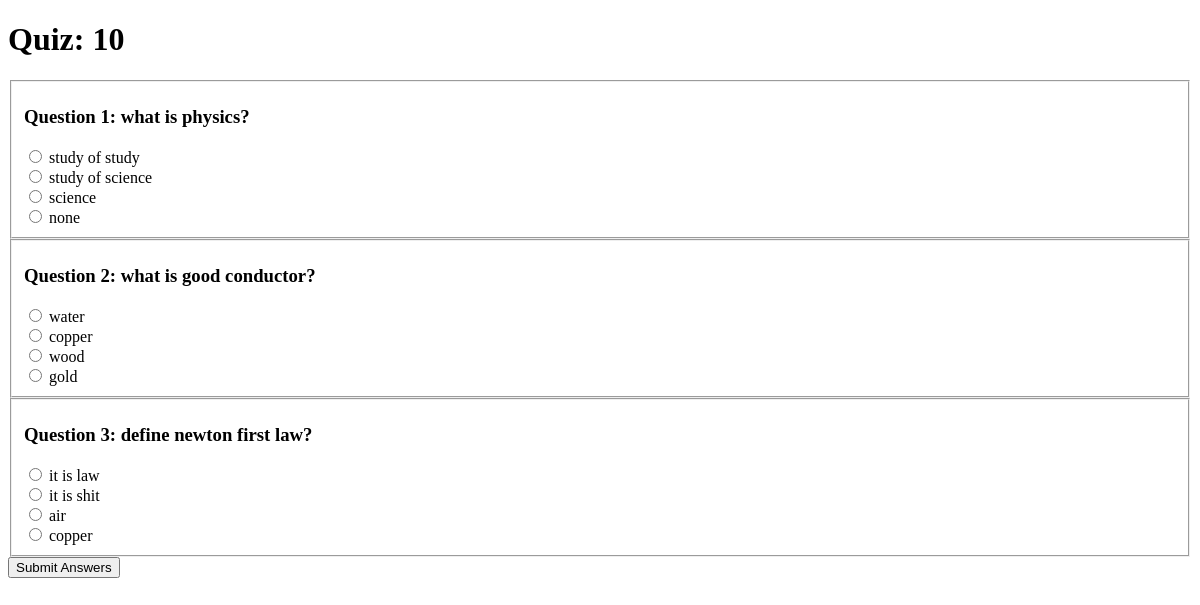
Page /start_quiz/1/1 on the earlier database version.
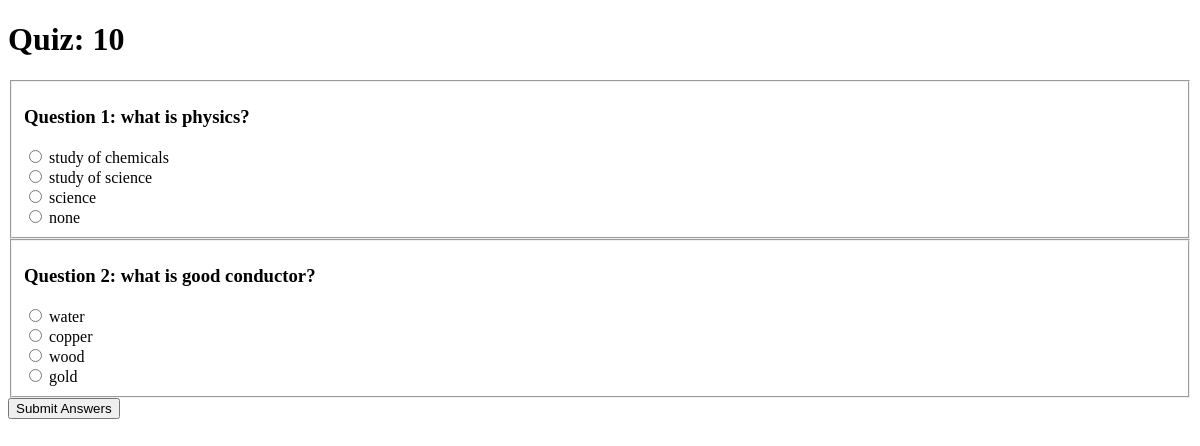
Same page on the later database version.
### models.py (models this page shows)
class Question(db.Model):
    id = db.Column(db.Integer, primary_key = True)
    quiz_id = db.Column (db.Integer , db.ForeignKey("quiz.id"), nullable = False)
    q_statement = db.Column(db.String(100), nullable = False)
    o_1 = db.Column(db.String(50), nullable = False)
    o_2 = db.Column(db.String(50), nullable = False)
    o_3 = db.Column(db.String(50), nullable = False)
    o_4 = db.Column(db.String(50), nullable = False)
    correct_option = db.Column(db.Integer, nullable = False)

### app.py (the view, shortened to what this page needs)
@app.route("/start_quiz/<int:quiz_id>/<int:user_id>", methods=['GET', 'POST'])
def start_quiz(quiz_id, user_id):
    quiz = Quiz.query.get_or_404(quiz_id)
    user = User.query.get_or_404(user_id)
    return render_template('start_quiz.html', quiz=quiz, user=user)

### templates/start_quiz.html
<!DOCTYPE html>
<html>
<body>
    <h1>Quiz: {{ quiz.remark }}</h1>
    <form method="POST" action="{{ url_for('start_quiz', quiz_id=quiz.id, user_id=user.id) }}">
        {% for question in quiz.question %}
        <fieldset>
            <h3>Question {{ loop.index }}: {{ question.q_statement }}</h3>
            <input type="radio" name="q{{ question.id }}" value="1"> {{ question.o_1 }}<br>
            <input type="radio" name="q{{ question.id }}" value="2"> {{ question.o_2 }}<br>
            <input type="radio" name="q{{ question.id }}" value="3"> {{ question.o_3 }}<br>
            <input type="radio" name="q{{ question.id }}" value="4"> {{ question.o_4 }}<br>
        </fieldset>
        {% endfor %}
        <button type="submit">Submit Answers</button>
    </form>
</body>
</html>

Differences in the rows shown:
removed Question: q_statement "define newton first law?", o_1 "it is law", o_2 "it is shit", o_3 "air", o_4 "copper"
changed Question "what is physics?": o_1 "study of study" → "study of chemicals"
